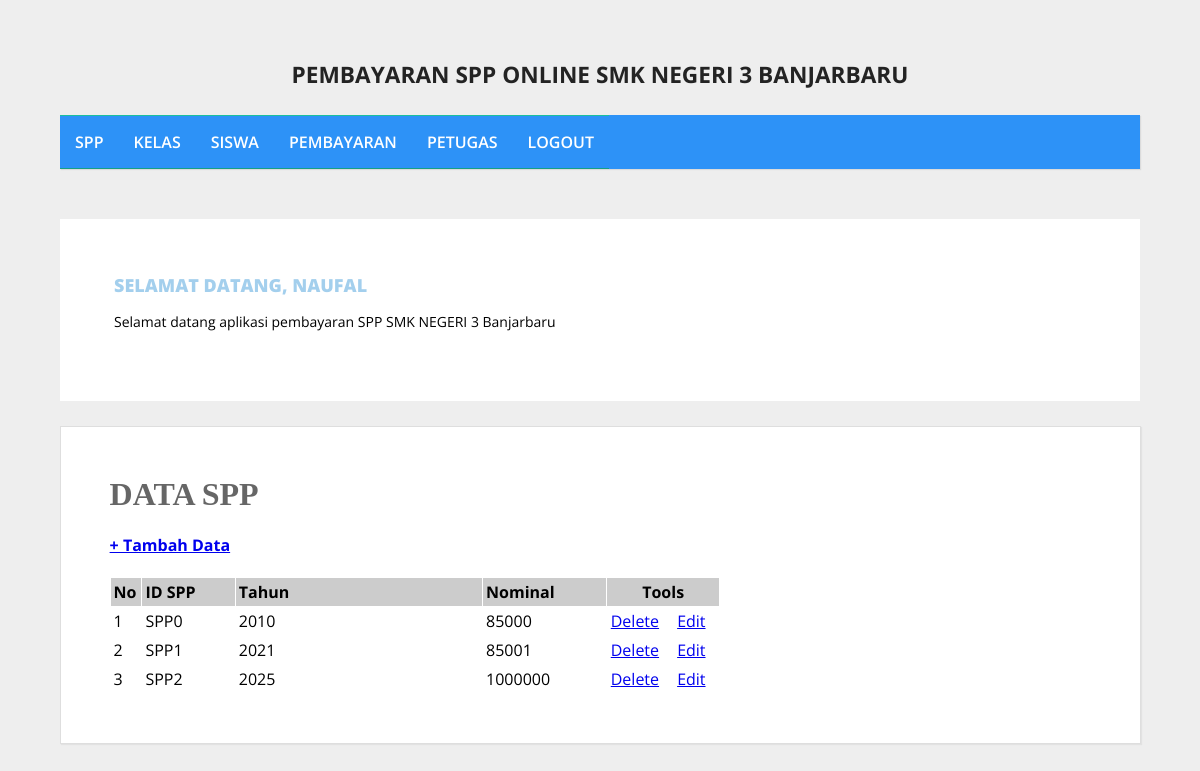
The page /admin/halaman_admin.php?open=data_spp (signed in) on the database its author committed.
### tables this page shows
CREATE TABLE `spp` (
  `id_spp` varchar(5) NOT NULL,
  `tahun` int(4) NOT NULL,
  `nominal` int(10) NOT NULL
);

### admin/data_spp.php (the view)
<?php
include_once "../src/koneksi.php";
?>
<h1> <b>DATA SPP </b></h1>
<h4 > <a href="?open=tambah_spp">+ Tambah Data</a> </h3>
<table cellspacing="1" cellpadding="3">
  <tr>
    <td width="5%" bgcolor="#CCCCCC"><b>No</b></td>
    <td width="15%" bgcolor="#CCCCCC"><b>ID SPP</b></td>
    <td width="40%" bgcolor="#CCCCCC"><b>Tahun </b></td>
    <td width="20%" bgcolor="#CCCCCC"><b>Nominal</b></td>
    <td colspan="2" align="center" bgcolor="#CCCCCC"><b>Tools</b></td>
  </tr>
<?php
$sql = mysqli_query($koneksi, "SELECT * FROM spp ORDER BY id_spp ASC");
$nomor = 0;
while ($data = mysqli_fetch_array($sql)) {
  $nomor++;
?>
  <tr>
    <td> <?php echo $nomor; ?> </td>
    <td> <?php echo $data['id_spp']; ?> </td>
    <td> <?php echo $data['tahun']; ?> </td>
    <td> <?php echo $data['nominal']; ?> </td>
    <td width="9%" align="center"><a href="?open=hapus_spp&id_spp=<?php echo $data['id_spp']; ?>"
        target="_self" onclick="return confirm('YAKIN INGIN MENGHAPUS DATA SPP INI ... ?')"> Delete</a></td>
    <td width="9%" align="center"><a href="?open=edit_spp&id_spp=<?php echo $data['id_spp'] ?>"
        target="_self">Edit</a></td>
  </tr>
<?php } ?>
</table>

### src/style.css (style rules this page uses)
body { background: #eee; margin: 0; font-family: 'Open Sans', sans-serif; }
.conteudo h1 { padding: 0; margin: 0 0 15px; font-weight: normal; color: #666; font-family: Georgia; }

### rows shown on the page
spp: id_spp "SPP0", tahun "2010", nominal "85000"
spp: id_spp "SPP1", tahun "2021", nominal "85001"
spp: id_spp "SPP2", tahun "2025", nominal "1000000"

### other values the page prints
$_SESSION['username'] "NAUFAL"
